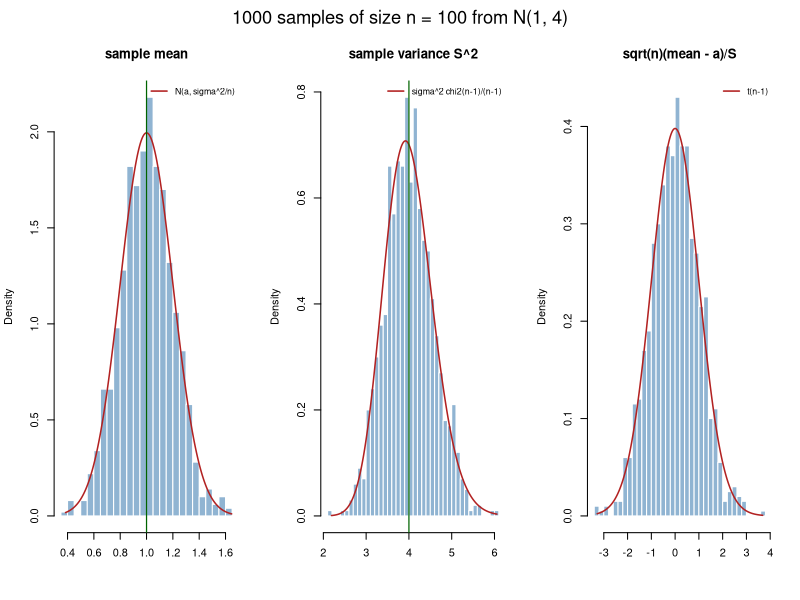

Generate this figure with R:
# Simulation: 1000 samples of size 100 from N(1, 4); distributions of the sample mean, S^2 and the t statistic.
set.seed(0)
n <- 100
reps <- 1000
a <- 1
sigma <- 2
y <- matrix(rnorm(reps * n, a, sigma), reps, n)
xbar <- rowMeans(y)
s2 <- apply(y, 1, var)
tstat <- sqrt(n) * (xbar - a) / sqrt(s2)

# histogram of the simulated values with the theoretical density on top
show <- function(values, dens, main, label) {
  g <- seq(min(values), max(values), length.out = 300)
  h <- hist(values, breaks = 30, plot = FALSE)
  plot(h, freq = FALSE, col = adjustcolor("steelblue", 0.6), border = "white",
       ylim = c(0, max(h$density, dens(g))), main = main, xlab = "")
  lines(g, dens(g), col = "firebrick", lwd = 1.5)
  legend("topright", bty = "n", cex = 0.8, legend = label, col = "firebrick", lwd = 1.5)
}

op <- par(mfrow = c(1, 3), oma = c(0, 0, 2, 0))
show(xbar, function(g) dnorm(g, a, sigma / sqrt(n)), "sample mean", "N(a, sigma^2/n)")
abline(v = a, col = "darkgreen", lwd = 1.2)
show(s2, function(g) dchisq((n - 1) * g / sigma^2, n - 1) * (n - 1) / sigma^2,
     "sample variance S^2", "sigma^2 chi2(n-1)/(n-1)")
abline(v = sigma^2, col = "darkgreen", lwd = 1.2)
show(tstat, function(g) dt(g, n - 1), "sqrt(n)(mean - a)/S", "t(n-1)")
mtext("1000 samples of size n = 100 from N(1, 4)", outer = TRUE, cex = 1.1)
par(op)
